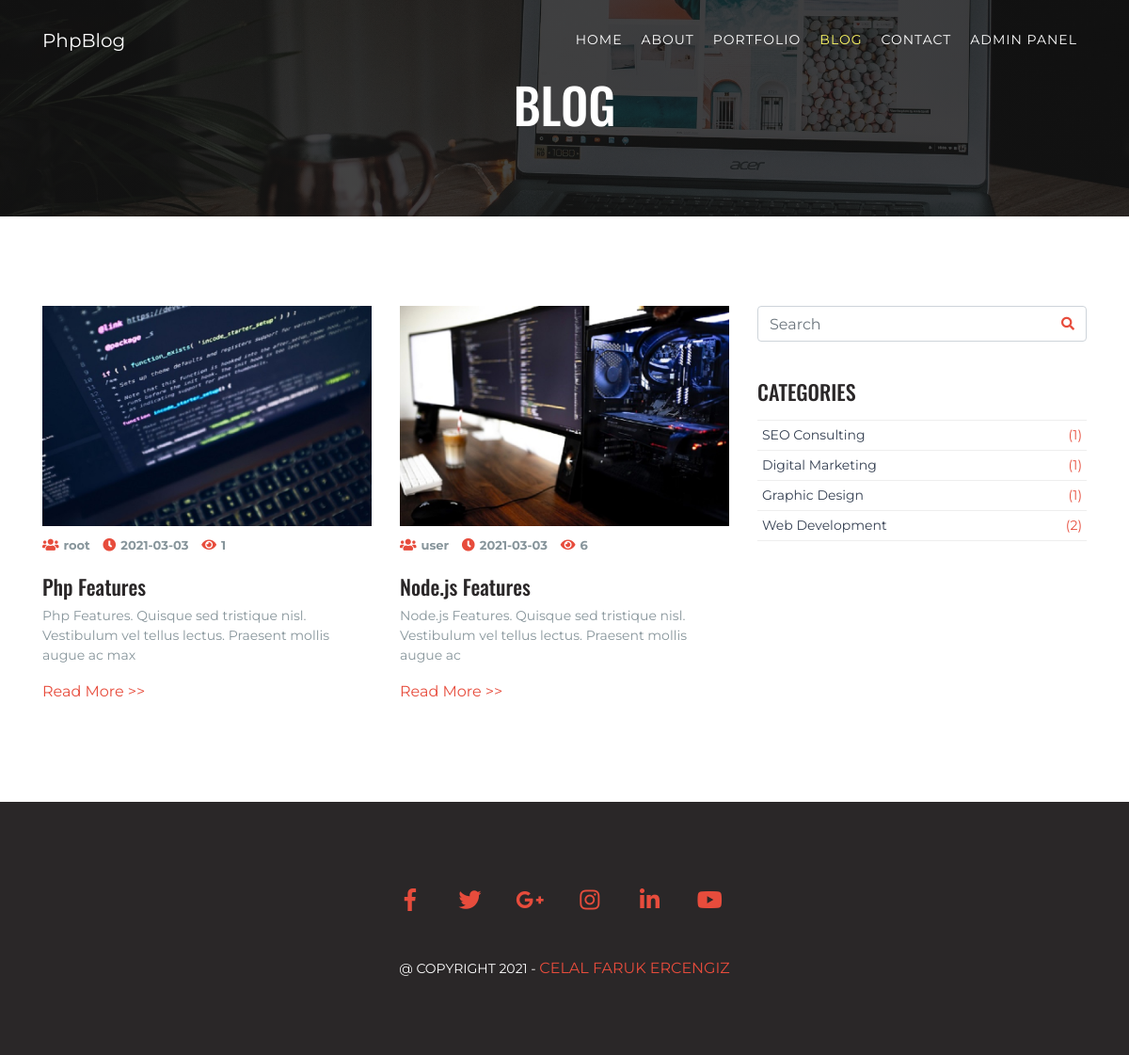
The app's page /category.php?category=Web Development with its own data.
### tables this page shows
CREATE TABLE `posts` (
  `post_id` int(11) NOT NULL,
  `post_category` varchar(50) NOT NULL,
  `post_title` varchar(100) NOT NULL,
  `post_author` varchar(100) NOT NULL,
  `post_date` date NOT NULL,
  `post_comment_number` int(10) NOT NULL,
  `post_image` text NOT NULL,
  `post_text` text NOT NULL,
  `post_tags` text NOT NULL,
  `post_hits` int(10) NOT NULL
);

CREATE TABLE `categories` (
  `category_id` int(5) NOT NULL,
  `category_name` varchar(50) NOT NULL
);

### category.php (the view, shortened to what this page needs)
<?php $page = 'blog';
include "includes/header.php"; ?>
<?php include "includes/navigation.php"; ?>
    <section class="page-image page-image-blog md-padding">
        <h1 class="text-white text-center">BLOG</h1>
    </section>
    <section id="blog" class="md-padding">
        <div class="container">
            <div class="row">
                <main id="main" class="col-md-8">
                    <div class="row">
                        <?php
                        if (isset($_GET["category"])) {
                            $post_category_selected = $_GET["category"];
                        }
                        $sql_query = "SELECT * FROM posts WHERE post_category= '$post_category_selected'";
                        $select_all_posts = mysqli_query($conn, $sql_query);
                        while ($row = mysqli_fetch_assoc($select_all_posts)) {
                            $post_id = $row["post_id"];
                            $post_author = $row["post_author"];
                            $post_date = $row["post_date"];
                            $post_title = ucfirst($row["post_title"]);
                            $post_text = substr($row["post_text"], 0, 100);
                            $post_image = $row["post_image"];
                            $post_hits = $row["post_hits"];
                            ?>
                            <div class="col-md-6">
                                <div class="blog">
                                    <div class="blog-img">
                                        <img src="img/post/<?php echo $post_image; ?>" class="img-fluid">
                                    </div>
                                    <div class="blog-content">
                                        <ul class="blog-meta">
                                            <li><i class="fas fa-users"></i><span
                                                        class="writer"><?php echo $post_author; ?></span></li>
                                            <li><i class="fas fa-clock"></i><span
                                                        class="writer"><?php echo $post_date; ?></span></li>
                                            <li><i class="fas fa-eye"></i><span
                                                        class="writer"><?php echo $post_hits; ?></span></li>
                                        </ul>
                                        <h3><?php echo $post_title; ?></h3>
                                        <p><?php echo $post_text; ?></p>
                                        <a href="blog-single.php?look=<?php echo $post_id; ?>">Read More >></a>
                                    </div>
                                </div>
                            </div>
                        <?php } ?>
                    </div>
                </main>
                <?php include "includes/sidebar.php"; ?>
            </div>
        </div>
    </section>
<?php include "includes/footer.php"; ?>

### includes/sidebar.php
<aside id="aside" class="col-md-4">
    <div class="widget">
        <div class="widget-search">
            <form action="./search.php" method="post">
                <input type="text" name="search" class="search-input form-control" placeholder="Search">
                <button class="search-btn" name="search_btn" type="submit"><i class="fas fa-search"></i></button>
            </form>
        </div>
    </div>
    <div class="widget">
        <h3 class="mb-3">Categories</h3>
        <div class="widget-category">
            <?php
            $sql_query = "SELECT * FROM categories ORDER BY category_id DESC ";
            $select_all_categories = mysqli_query($conn, $sql_query);
            while ($row = mysqli_fetch_assoc($select_all_categories)) {
                $category_name = $row["category_name"];
                $query2 = "SELECT * FROM posts WHERE post_category='$category_name'";
                $send_category_query = mysqli_query($conn, $query2);
                $count_category_posts = mysqli_num_rows($send_category_query);
                echo "<a href='category.php?category=$category_name'>{$category_name}<span>({$count_category_posts})</span></a>";
            }
            ?>
        </div>
    </div>
</aside>

### css/style.css (style rules this page uses)
body { font-family: 'Montserrat', sans-serif; font-size: 14px; overflow-x: hidden; color: #87959B; }
h1, h2, h3, h4, h5, h6 { font-family: 'Oswald', sans-serif; margin-top: 0; color: #2A2728; }
h1 { font-size: 52px; }
h3 { font-size: 22px; }
a { color: #e74c3c; text-decoration: none; transition: 0.3s opacity; font-size: 16px; }
ul, ol { margin: 0; padding: 0; list-style: none; }
section { position: relative; }
.md-padding { padding-top: 80px; padding-bottom: 80px; }
.page-image { display: table; width: 100%; }
.page-image-blog { background: linear-gradient(rgba(21, 21, 21, .8), rgba(21, 21, 21, .8)), url("../img/blogBg.jpg"); background-repeat: no-repeat; background-size: cover; background-position: center; }
.blog { background-color: #fff; margin: 15px 0px; }
.blog .blog-content { padding: 10px 0px; }
.blog .blog-meta { margin-bottom: 20px; }
.blog .blog-meta li { display: inline-block; font-size: 14px; margin-right: 10px; }
.blog .blog-meta li i { margin-right: 5px; color: #e74c3c; }
#aside .widget { margin-bottom: 40px; }
.widget h3 { text-transform: uppercase; }
#aside .widget-search { position: relative; }
#aside .widget-search .search-input { padding-right: 50px; }
#aside .widget-search .search-btn { position: absolute; right: 0px; bottom: 0px; width: 40px; height: 40px; border: none; line-height: 40px; background-color: transparent; color: #e74c3c; }
.widget-category a { display: block; font-size: 14px; color: #354052; border-bottom: 1px solid #eee; padding: 5px; }
.widget-category a:nth-child(1) { border-top: 1px solid #EEE; }
.widget-category a span { float: right; color: #e74c3c; }
span.writer { font-size: 13px; font-weight: 700; line-height: 14px; }
#aside { margin-top: 15px; }

### records on screen
posts: post_image (picture), post_author "root", post_date "2021-03-03", post_hits "1", post_title "Php Features", post_text "Php Features. Quisque sed tristique nisl. Vestibulum vel tellus lectus. Praesent mollis augue ac max"
posts: post_image (picture), post_author "user", post_date "2021-03-03", post_hits "6", post_title "Node.js Features", post_text "Node.js Features. Quisque sed tristique nisl. Vestibulum vel tellus lectus. Praesent mollis augue ac"
categories: category_name "SEO Consulting", count_category_posts "1"
categories: category_name "Digital Marketing", count_category_posts "1"
categories: category_name "Graphic Design", count_category_posts "1"
categories: category_name "Web Development", count_category_posts "2"
